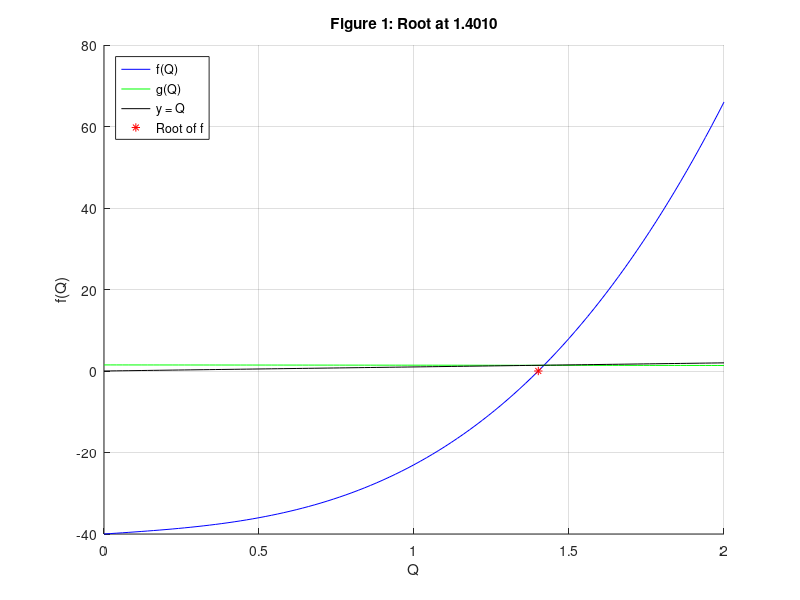
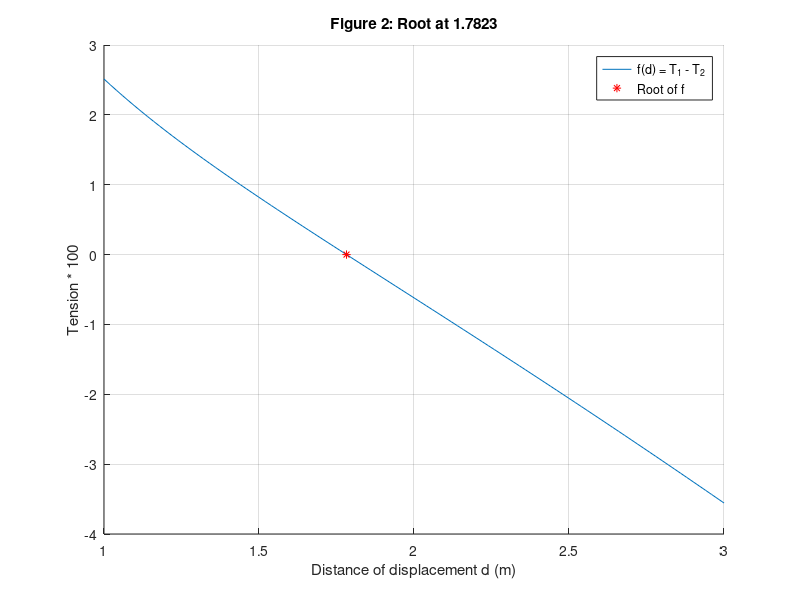
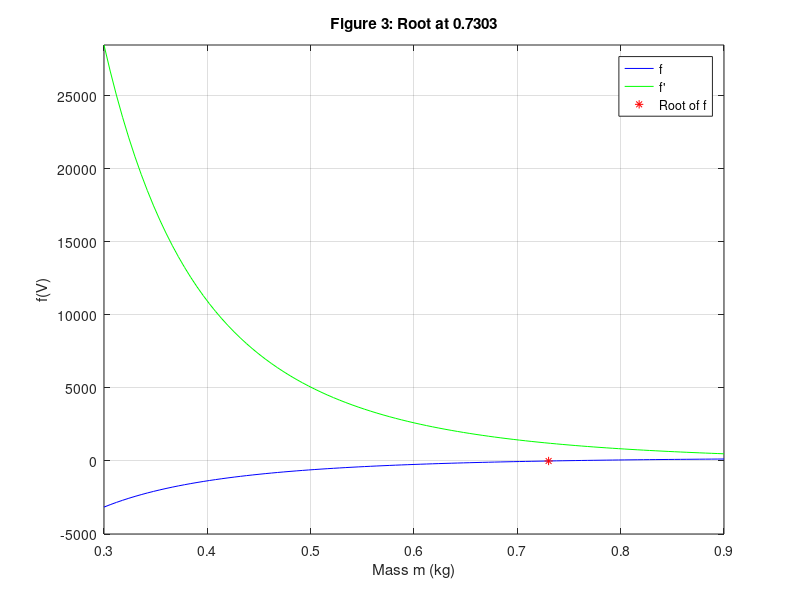
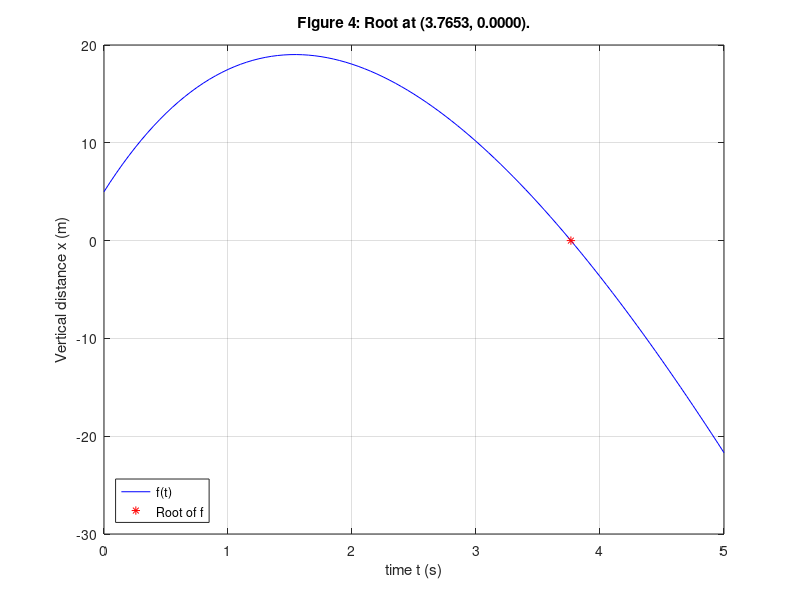

The MATLAB source for these figures, in order:
%% Copyright

close all; format compact; clc;
fprintf("Engineer: Rodrigo Becerril Ferreyra\n");
fprintf("Company: California State University, Long Beach\n");
fprintf("Project Name: Exam 1\n");
fprintf("Date: 01 October 2020\n");

%% Problem 1
% Fixed point method
clear variables;
fprintf("\nProblem 1\n");

% Root finding
f = @(Q) 12.*Q.^3 + 5.*Q - 40;
g = @(Q) ((40 - 5.*Q)./12).^(1/3);

iters = 25; x = 0;
last_x = x; x = g(x);

fprintf("(%-6s, %-6s) %s\n", "x", "g(x)", "Iteration");
fprintf("(%6.4f, %6.4f) %d\n", last_x, x, 25 - iters);
while (abs(last_x - x) >= 1e-4) && (iters > 0) % If one fails, it exits
    last_x = x; x = g(x);
    iters = iters - 1;
    fprintf("(%6.4f, %6.4f) %d\n", last_x, x, 25 - iters);
end

% Plotting
figure(); hold on;
Q = linspace(0, 2, 101);
f_Q = f(Q);
g_Q = g(Q);
y = Q;

plot(Q, f_Q, 'b-', Q, g_Q, 'g-', Q, y, 'k-', x, f(x), 'r*');
grid on;
legend("f(Q)", "g(Q)", "y = Q", "Root of f", "Location", "northwest");
title(sprintf("Figure 1: Root at %6.4f", x));
xlabel("Q"); ylabel("f(Q)");
hold off;

%% Problem 2
% Bisection method
clear variables;
fprintf("\nProblem 2\n");

% Root finding
f = @(d) ((100.*sqrt(9 + d.^2))./d) - (400.*(sqrt(9 + d.^2) - 3));
a = 1; b = 3;
c = (a + b)/2; last_c = c + 1; % this is so that the loop runs at least once
iters = 25;
fprintf("%-6c %-6c %-6c Iterations\n", 'a', 'b', 'c');
while (abs(last_c - c) >= 1e-4) && (iters > 0)

    last_c = c;
    
    switch(sign(f(c)*f(a)))
        case 1
            a = c;
        case -1
            b = c;
    end
    
    c = (a + b)/2;
    fprintf("%6.4f %6.4f %6.4f %d\n", a, b, c, 25-iters);
    iters = iters - 1;
    
end

% Plotting
figure(); hold on;
d = linspace(1, 3, 101);
f_d = f(d);
plot(d, f_d./100);
plot(c, f(c)/100, 'r*');
grid on;
xlabel("Distance of displacement d (m)");
ylabel("Tension * 100");
title(sprintf("Figure 2: Root at %6.4f", c));
legend("f(d) = T_1 - T_2", "Root of f");
hold off;

%% Problem 3
% Newton--Raphson method
clear variables;
fprintf("\nProblem 3\n");

% Root finding
P = 1; R = 0.0820; m = 22.415; a = 1.36; b = 0.0318; n = 1; T = 273;
f  = @(V) (P + (m.^2 * a)./(V.^2)).*(V - m*b) - n*R*T;
fp = @(V) (P.*V.^3 - a*m^2.*V + 2*a*b*m^3)./(V.^3);

x = 0.4;
last_x = x; x = x - f(x)/fp(x);

iters = 25;

fprintf("(%-6s, %-6s) %s\n", "x(n-1)", "x(n)", "Iteration");
fprintf("(%6.4f, %6.4f) %d\n", last_x, x, 25 - iters);
while (abs(last_x - x) >= 1e-4) && (iters > 0)
    last_x = x; x = x - f(x)/fp(x);
    iters = iters - 1;
    fprintf("(%6.4f, %6.4f) %d\n", last_x, x, 25 - iters);
end

% Graphing
domain = linspace(0.3, 0.9, 101);
figure(); plot(domain, f(domain), 'b-', domain, fp(domain), 'g-', x, f(x), 'r*');
grid on; legend("f", "f'", "Root of f", "Location", "northeast");
xlabel("Mass m (kg)"); title(sprintf("Figure 3: Root at %6.4f", x));
ylabel("f(V)");
axis([0.3, 0.9, -0.5e4, fp(0.3)]);

%% Problem 4
% Secant method
clear variables;
fprintf("\nProblem 4\n");

% Root finding
p = 0.35; x0 = 5; v0 = 20; vr = 9.8/p;
f = @(t) (1/p) * (v0 + vr) .* (1 - exp(-p.*t)) - vr.*t + x0;

x0 = 2; x1 = 2.5;
x = x1 - f(x1)*((x1 - x0)/(f(x1) - f(x0)));

fprintf("%-6s %-6s %-6s %s\n", "x_root", "x1", "x0", "Iteration");
fprintf("%6.4f %6.4f %6.4f\n", x, x1, x0);

iters = 25;
while (abs(x - x1) >= 1e-4) && (iters > 0)
    x0 = x1; x1 = x;
    x = x1 - f(x1)*((x1 - x0)/(f(x1) - f(x0)));
    iters = iters - 1;
    fprintf("%6.4f %6.4f %6.4f %d\n", x, x1, x0, 25 - iters);
end

% Graphing
domain = linspace(0, 5, 101);
figure(); plot(domain, f(domain), 'b-', x, f(x), 'r*');
grid on; legend("f(t)", "Root of f", "Location", "southwest");
xlabel("time t (s)"); ylabel("Vertical distance x (m)");
title(sprintf("Figure 4: Root at (%6.4f, %6.4f).", x, f(x)));

%% Problem 5
% Newton--Raphson method
clear variables;
fprintf("\nProblem 5\n");

% Root finding
R = 1; p = 0.33;
f = @(x) (pi.*x.*(3.*(R^2 - (R - x).^2) + x.^2)./6) - (4/3 * pi * R^3 * p);
fp = @(x) -pi.*x.*(x - 2*R);

x = 0.75;
last_x = x; x = x - (f(x)/fp(x));

iters = 25;
fprintf("(%-6s, %-6s) %s\n", "x(n-1)", "x(n)", "Iteration");
fprintf("(%6.4f, %6.4f) %d\n", last_x, x, 25 - iters);

while (abs(x - last_x) >= 1e-4) && (iters > 0)
    last_x = x; x = x - (f(x)/fp(x));
    iters = iters - 1;
    fprintf("(%6.4f, %6.4f) %d\n", last_x, x, 25 - iters);
end

% Graphing
domain = linspace(0, 1, 101);
figure(); plot(domain, f(domain), 'b-', domain, fp(domain), 'g-', x, f(x), 'r*');
grid on;
xlabel("Submersion of cork (m)");
ylabel("Weight of water dispersed minus weight of cork (kg)");
title(sprintf("Figure 5: Root at %6.4f", x));
legend("f(x)", "f'(x)", "Root of f", "Location", "northwest");
